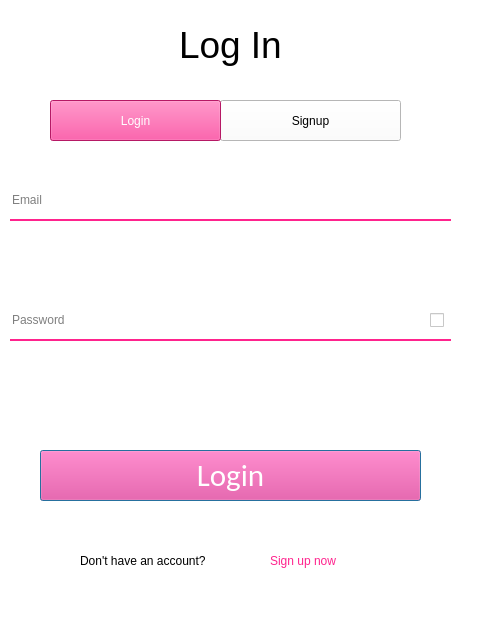
<?xml version="1.0" encoding="UTF-8"?>
<ui version="4.0">
 <class>Dialog</class>
 <widget class="QDialog" name="Dialog">
  <property name="geometry">
   <rect>
    <x>0</x>
    <y>0</y>
    <width>480</width>
    <height>620</height>
   </rect>
  </property>
  <property name="windowTitle">
   <string>Dialog</string>
  </property>
  <property name="layoutDirection">
   <enum>Qt::LeftToRight</enum>
  </property>
  <property name="autoFillBackground">
   <bool>false</bool>
  </property>
  <property name="styleSheet">
   <string notr="true">background-color: rgb(255, 255, 255);</string>
  </property>
  <property name="locale">
   <locale language="English" country="UnitedKingdom"/>
  </property>
  <widget class="QLabel" name="Login">
   <property name="geometry">
    <rect>
     <x>170</x>
     <y>10</y>
     <width>146</width>
     <height>71</height>
    </rect>
   </property>
   <property name="font">
    <font>
     <family>MS Shell Dlg 2</family>
     <pointsize>28</pointsize>
     <weight>9</weight>
     <italic>false</italic>
     <bold>false</bold>
    </font>
   </property>
   <property name="styleSheet">
    <string notr="true">


border: none;
background-color: rgb(255, 255, 255);
border-bottom: 2px solid rgb(255, 255, 255);
font: 75 28pt &quot;MS Shell Dlg 2&quot;;
color: rgb(0, 0, 0);
padding bottom: 7px;
</string>
   </property>
   <property name="locale">
    <locale language="English" country="UnitedKingdom"/>
   </property>
   <property name="frameShadow">
    <enum>QFrame::Plain</enum>
   </property>
   <property name="lineWidth">
    <number>0</number>
   </property>
   <property name="text">
    <string>Log In</string>
   </property>
   <property name="textFormat">
    <enum>Qt::AutoText</enum>
   </property>
   <property name="scaledContents">
    <bool>false</bool>
   </property>
  </widget>
  <widget class="QLineEdit" name="email">
   <property name="geometry">
    <rect>
     <x>10</x>
     <y>180</y>
     <width>441</width>
     <height>41</height>
    </rect>
   </property>
   <property name="styleSheet">
    <string notr="true">border: none;
background-color: rgb(255, 255, 255);
border-bottom: 2px solid rgb(255, 35, 141);
font: 11pt &quot;Cambria&quot;;
color: rgb(0, 0, 0);
padding bottom: 7px;</string>
   </property>
   <property name="placeholderText">
    <string>Email</string>
   </property>
  </widget>
  <widget class="QLineEdit" name="password">
   <property name="geometry">
    <rect>
     <x>10</x>
     <y>300</y>
     <width>441</width>
     <height>41</height>
    </rect>
   </property>
   <property name="styleSheet">
    <string notr="true">border: none;
background-color: rgb(255, 255, 255);
border-bottom: 2px solid rgb(255, 35, 141);
font: 11pt &quot;Cambria&quot;;
color: rgb(0, 0, 0);
padding bottom: 7px;
</string>
   </property>
   <property name="placeholderText">
    <string>Password</string>
   </property>
  </widget>
  <widget class="QPushButton" name="loginbutton">
   <property name="geometry">
    <rect>
     <x>40</x>
     <y>450</y>
     <width>381</width>
     <height>51</height>
    </rect>
   </property>
   <property name="font">
    <font>
     <family>Calibri</family>
     <pointsize>23</pointsize>
     <weight>9</weight>
     <italic>false</italic>
     <bold>false</bold>
    </font>
   </property>
   <property name="styleSheet">
    <string notr="true">font: 75 20pt &quot;Comic Sans MS&quot;;
font: 75 23pt &quot;Calibri&quot;;
color: rgb(255, 255, 255);
background-color:rgb(255, 35, 141);</string>
   </property>
   <property name="text">
    <string>Login</string>
   </property>
  </widget>
  <widget class="QLabel" name="label">
   <property name="geometry">
    <rect>
     <x>80</x>
     <y>550</y>
     <width>201</width>
     <height>21</height>
    </rect>
   </property>
   <property name="styleSheet">
    <string notr="true">color: rgb(0, 0, 0);
font: 11pt &quot;MS Shell Dlg 2&quot;;</string>
   </property>
   <property name="text">
    <string>Don't have an account? </string>
   </property>
  </widget>
  <widget class="QPushButton" name="signupbutton">
   <property name="geometry">
    <rect>
     <x>220</x>
     <y>100</y>
     <width>181</width>
     <height>41</height>
    </rect>
   </property>
   <property name="styleSheet">
    <string notr="true">font: 75 14pt &quot;MS Shell Dlg 2&quot;;
color: rgb(0, 0, 0);
background-color: rgb(255, 255, 255);</string>
   </property>
   <property name="text">
    <string>Signup</string>
   </property>
  </widget>
  <widget class="QPushButton" name="loginbuttons">
   <property name="geometry">
    <rect>
     <x>50</x>
     <y>100</y>
     <width>171</width>
     <height>41</height>
    </rect>
   </property>
   <property name="styleSheet">
    <string notr="true">font: 75 14pt &quot;MS Shell Dlg 2&quot;;
color: rgb(255, 255, 255);
background-color: rgb(255, 35, 141);</string>
   </property>
   <property name="text">
    <string>Login</string>
   </property>
  </widget>
  <widget class="QLabel" name="label_2">
   <property name="geometry">
    <rect>
     <x>270</x>
     <y>550</y>
     <width>111</width>
     <height>21</height>
    </rect>
   </property>
   <property name="styleSheet">
    <string notr="true">font: 10pt &quot;MS Shell Dlg 2&quot;;
color: rgb(255, 35, 141);</string>
   </property>
   <property name="text">
    <string>Sign up now</string>
   </property>
  </widget>
  <widget class="QCheckBox" name="show_password_checkbox">
   <property name="geometry">
    <rect>
     <x>430</x>
     <y>310</y>
     <width>81</width>
     <height>20</height>
    </rect>
   </property>
   <property name="text">
    <string/>
   </property>
  </widget>
 </widget>
 <tabstops>
  <tabstop>signupbutton</tabstop>
  <tabstop>loginbuttons</tabstop>
  <tabstop>email</tabstop>
  <tabstop>password</tabstop>
  <tabstop>loginbutton</tabstop>
 </tabstops>
 <resources>
  <include location="test.qrc"/>
 </resources>
 <connections/>
</ui>
